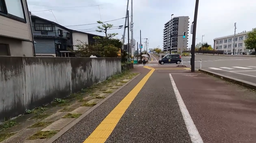
#> input picture Input/straight1.png, 256 x 143 px, shrunk from 1250 x 700 before the run, found by its file name
$ python foe_out.py
#> lines starting #> are read from the running program, lines starting #| are printed output that depends on the picture; after the words box and inside, x2 and y2 are one past the last pixel; in counts of white or black regions, pixels touching at a corner belong together
import cv2
import numpy as np

# ===============================
# 入力画像
# ===============================
img1 = cv2.imread("Input/straight1.png", cv2.IMREAD_GRAYSCALE)
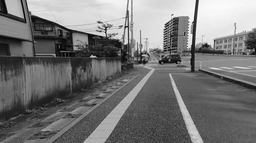
#> img1: shape (143, 256); min 0, max 255, mean 118.3
img2 = cv2.imread("Input/straight2.png", cv2.IMREAD_GRAYSCALE)
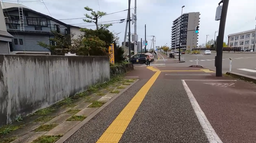
#> input picture Input/straight2.png, 256 x 143 px, shrunk from 1250 x 700 before the run, found by its file name
#> img2: shape (143, 256); min 0, max 255, mean 115.6

if img1 is None or img2 is None:
    raise RuntimeError("画像が読み込めません")

h, w = img1.shape
#> h = 143; w = 256

# ===============================
# オプティカルフロー
# ===============================
flow = cv2.calcOpticalFlowFarneback(
    img1, img2, None,
    pyr_scale=0.5,
    levels=3,
    winsize=15,
    iterations=3,
    poly_n=5,
    poly_sigma=1.2,
    flags=0
)

u = flow[..., 0]
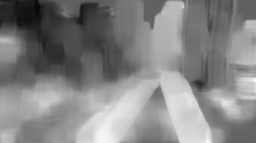
#> u: shape (143, 256) float32; min -9.94, max 16.29, mean 3.67; drawn with min black and max white
v = flow[..., 1]
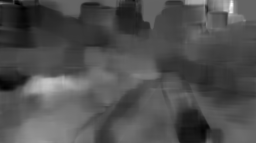
#> v: shape (143, 256) float32; min -10.27, max 15.83, mean -2.09; drawn with min black and max white

mag = np.sqrt(u*u + v*v)
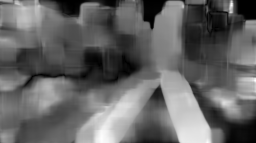
#> mag: shape (143, 256) float32; min 6.99e-05, max 16.39, mean 6.46; drawn with min black and max white

# ===============================
# 有効画素（ノイズ除去）
# ===============================
mask = mag > 1.0
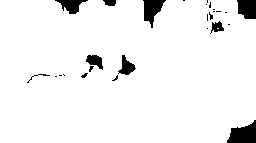
#> mask: shape (143, 256) bool; 94.6% white; 27 black regions (18 under 20 px), largest, box (x1, y1, x2, y2) and area: (227, 120, 256, 143) 450, (143, 0, 166, 28) 343, (237, 0, 256, 19) 315
ys, xs = np.where(mask)
u = u[mask]
v = v[mask]

# ===============================
# 外積誤差関数
# ===============================
def cross_error(x0, y0):
    rx = xs - x0
    ry = ys - y0
    return np.mean((rx * v - ry * u) ** 2)

# ===============================
# 粗探索（グリッド）
# ===============================
step = 20
best_err = np.inf
best_foe = (0, 0)

for y0 in range(0, h, step):
    for x0 in range(0, w, step):
        err = cross_error(x0, y0)
        if err < best_err:
            best_err = err
            best_foe = (x0, y0)
#> after the loop, best_err = 99990; best_foe = (120, 120)

# ===============================
# 局所探索（微調整）
# ===============================
x0, y0 = best_foe
#> x0 = 120; y0 = 120

for step in [10, 5, 2, 1]:
    candidates = []
    for dy in [-step, 0, step]:
        for dx in [-step, 0, step]:
            xx = x0 + dx
            yy = y0 + dy
            if 0 <= xx < w and 0 <= yy < h:
                candidates.append((cross_error(xx, yy), xx, yy))
    _, x0, y0 = min(candidates)
#> this loop made 4 passes
#> (x0, y0) on passes 1 to 4: (120, 110), (115, 115), (115, 113), (115, 114)

print(f"Estimated FOE: ({x0}, {y0})")
#| Estimated FOE: (115, 114)

# ===============================
# 可視化
# ===============================
vis = cv2.cvtColor(img2, cv2.COLOR_GRAY2BGR)
cv2.circle(vis, (int(x0), int(y0)), 8, (0, 0, 255), -1)
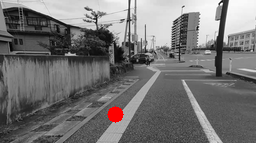
#> vis: shape (143, 256, 3); mean B, G, R 115, 115, 116.4

cv2.imwrite("foe_cross.png", vis)
print("Saved: foe_cross.png")
